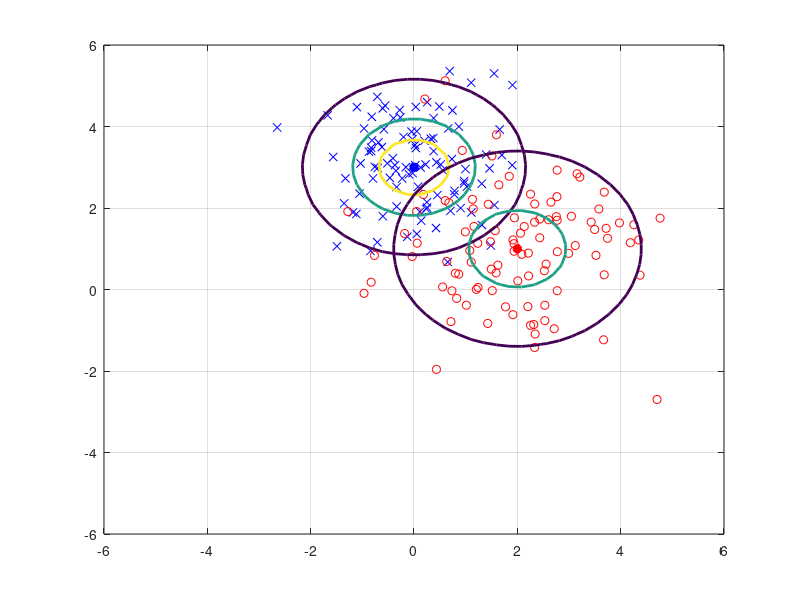

Reproduce this figure in MATLAB. (Note: this script raises an error after producing the figure.)
C1 = [1,0;0,1];
C2 = [1.5,0;0,1.5];
m1 = [0;3];
m2 = [2;1];

numGrid = 50;
xRange = linspace(-6.0, 6.0, numGrid);
yRange = linspace(-6.0, 6.0, numGrid);
P1 = zeros(numGrid, numGrid);
P2 = P1;
for i = 1:numGrid
    for j = 1:numGrid
        x = [yRange(j) xRange(i)]';
        P1(i,j) = mvnpdf(x', m1', C1);
        P2(i,j) = mvnpdf(x', m2', C2);
    end
end
Pmax = max(max([P1 P2]));
N1 = 100; N2 = 100;
X1 = mvnrnd(m1, C1, N1);
X2 = mvnrnd(m2, C2, N2);

figure(1),clf,

% %bayes
% wb = 2*inv(C1)*(m2-m1);
% % bb = m1'*inv(C1)*m1 - m2'*inv(C1)*m2;
% bb = (-1)*(m1'*inv(C1)*m1 - m2'*inv(C1)*m2)/wb(2);
% % bb = (-1)*(m1'*inv(C1)*m1 - m2'*inv(C1)*m2);
% kb = (-1)*wb(1)/wb(2);
% 
% 
% xb=linspace(-6,6,20);
% yb = xb*kb + bb;
% figure(1),
% plot(xb,yb,'m','LineWidth', 2); 
% 
% w0 = m1'*inv(C1)*m1 - m2'*inv(C1)*m2;


%  draw Bayes boundary

% PP1 = zeros(N1,N1);PP2 = zeros(N2,N2);
% xB=linspace(-6,6,N1);yB=linspace(-6,6,N1);
% for i = 1:N1
%     for j = 1:N1
%         G1 = ([xB(i);yB(j)]-m1)'*inv(C1)*([xB(i);yB(j)]-m1);
%         G2 = ([xB(i);yB(j)]-m2)'*inv(C2)*([xB(i);yB(j)]-m2);
%         PP1(i,j) = 1/(1 + (det(C1)/det(C2))^(1/2)*exp(1/2*(G1-G2)));
%     end
% end
% [XB1,YB1]=meshgrid(xB,yB);
% 
% for i = 1:N2
%     for j = 1:N2
%         G1 = ([xB(i);yB(j)]-m1)'*inv(C1)*([xB(i);yB(j)]-m1);
%         G2 = ([xB(i);yB(j)]-m2)'*inv(C2)*([xB(i);yB(j)]-m2);
%         PP2(i,j) = 1/(1 + (det(C2)/det(C1))^(1/2)*exp(1/2*(G2-G1)));
%     end
% end
% [XB2,YB2]=meshgrid(xB,yB);
% 
% surf(XB1,YB1,PP1);hold on;
% surf(XB2,YB2,PP2);hold on;
% colormap winter;shading interp;




plot(X1(:,1),X1(:,2),'bx',X2(:,1),X2(:,2),'ro');grid on;hold on;

contour(xRange, yRange, P1, [0.1*Pmax 0.5*Pmax 0.8*Pmax], 'LineWidth', 2);
hold on;
plot(m1(1),m1(2), 'b*', 'LineWidth', 4);
contour(xRange, yRange, P2, [0.1*Pmax 0.5*Pmax 0.8*Pmax], 'LineWidth', 2);
plot(m2(1),m2(2), 'r*', 'LineWidth', 4);



syms x y
f = [x-m1(1),y-m1(2)]*inv(C1)*[x-m1(1),y-m1(2)]'-[x-m2(1),y-m2(2)]*inv(C2)*[x-m2(1),y-m2(2)]';
h = ezplot(f, [-6 6] , [-6 6]);
axis([-6 5.5 -6 5.4]);
set(h,'Color','k','LineWidth',2);


%axis([-4 4 -4 4 0 1]);

xc=-6:0.01:2.8;
%f = [x-m1(1),y-m1(2)]*inv(C1)*[x-m1(1),y-m1(2)]'-[x-m2(1),y-m2(2)]*inv(C2)*[x-m2(1),y-m2(2)]';
YYC = zeros(881,1);
YC = @(xc) fzero(@(yc) [xc-m1(1),yc-m1(2)]*inv(C1)*[xc-m1(1),yc-m1(2)]'-[xc-m2(1),yc-m2(2)]*inv(C2)*[xc-m2(1),yc-m2(2)]',1);
for i = 1:881
    YYC(i) = YC(-6+i*0.01);
end

figure(2),clf,
plot(xc,YYC);
axis([-6 5.5 -6 5.4]);grid on;hold on;

%%%%%%%%%%%%%%%%%%%%%%%%%%%%%%%%%%%%%%%%%%%%%%%%%%%%%%%%%%%%%%%%%%%%%%%%%
tpos = 0;tneg = 0;fpos = 0;fneg = 0;
classOut1 = zeros(N1,1);
for i = 1:N1
    ii = round((X1(i,1)+6)/0.01);
    if (X1(i,1) > 2.8)
        fpos = fpos+1;
        continue;
    elseif X1(i,2)>YYC(ii)
        tpos = tpos + 1;
    else
        fpos = fpos+1;
    end
end
for i = 1:N2
    ii = round((X2(i,1)+6)/0.01);
    if (X2(i,1) > 2.8)
        tneg = tneg + 1;
        continue;
    elseif X2(i,2)<YYC(ii)
        tneg = tneg + 1;
    else
        fneg = fneg + 1;
    end
end
auc_bs = (tpos + tneg)/(N1 + N2);
%%%%%%%%%%%%%%%%%%%%%%%%%%%%%%%%%%%%%%%%%%%%%%%%%%%%%%%%%%%%%%%%%%%%%%%%%

X = [X1;X2];
y1 = zeros(N1,1);
y2 = ones(N2,1);
y = [y1;y2];

[net1] = feedforwardnet(20);
[net1] = train(net1, X', y');
[output1] = net1(X');

[net2] = feedforwardnet(10);
[net2] = train(net2, X', y');
[output2] = net2(X');

figure(3),clf,
plotroc(y',output1);
[auc_nn1] = AUC(y',output1);
figure(4),clf,
plotroc(y',output2);
[auc_nn2] = AUC(y',output2);

disp([auc_bs, auc_nn1, auc_nn2]);
